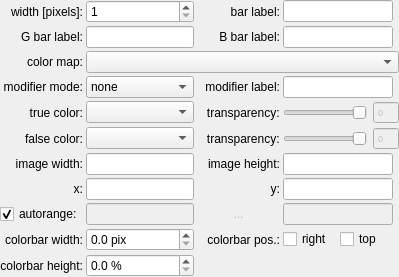
    <widget class="QWidget" name="widImage" native="true">
     <layout class="QGridLayout" name="gridLayout_5" rowminimumheight="0,0,0,0,0,0,0,0,0,0,0">
      <property name="margin">
       <number>0</number>
      </property>
      <property name="spacing">
       <number>3</number>
      </property>
      <item row="8" column="1">
       <widget class="QFDoubleEdit" name="edtImageMin">
        <property name="enabled">
         <bool>false</bool>
        </property>
       </widget>
      </item>
      <item row="5" column="1">
       <widget class="ColorComboBox" name="cmbImageFalseColor">
        <property name="sizePolicy">
         <sizepolicy hsizetype="MinimumExpanding" vsizetype="Fixed">
          <horstretch>0</horstretch>
          <verstretch>0</verstretch>
         </sizepolicy>
        </property>
        <property name="minimumSize">
         <size>
          <width>80</width>
          <height>0</height>
         </size>
        </property>
       </widget>
      </item>
      <item row="6" column="1">
       <widget class="QFDoubleEdit" name="edtImageWidth">
        <property name="sizePolicy">
         <sizepolicy hsizetype="MinimumExpanding" vsizetype="Fixed">
          <horstretch>0</horstretch>
          <verstretch>0</verstretch>
         </sizepolicy>
        </property>
       </widget>
      </item>
      <item row="8" column="2">
       <widget class="QLabel" name="labImageRange">
        <property name="enabled">
         <bool>false</bool>
        </property>
        <property name="text">
         <string>&lt;center&gt;...&lt;/center&gt;</string>
        </property>
        <property name="alignment">
         <set>Qt::AlignRight|Qt::AlignTrailing|Qt::AlignVCenter</set>
        </property>
       </widget>
      </item>
      <item row="0" column="0">
       <widget class="QLabel" name="label_54">
        <property name="text">
         <string>width [pixels]:</string>
        </property>
        <property name="alignment">
         <set>Qt::AlignRight|Qt::AlignTrailing|Qt::AlignVCenter</set>
        </property>
       </widget>
      </item>
      <item row="6" column="3">
       <widget class="QFDoubleEdit" name="edtImageHeight">
        <property name="sizePolicy">
         <sizepolicy hsizetype="MinimumExpanding" vsizetype="Fixed">
          <horstretch>0</horstretch>
          <verstretch>0</verstretch>
         </sizepolicy>
        </property>
       </widget>
      </item>
      <item row="5" column="2">
       <widget class="QLabel" name="labTransparencyFalse">
        <property name="text">
         <string>   transparency:</string>
        </property>
       </widget>
      </item>
      <item row="6" column="2">
       <widget class="QLabel" name="label_56">
        <property name="text">
         <string>image height:</string>
        </property>
        <property name="alignment">
         <set>Qt::AlignRight|Qt::AlignTrailing|Qt::AlignVCenter</set>
        </property>
       </widget>
      </item>
      <item row="8" column="3">
       <widget class="QFDoubleEdit" name="edtImageMax">
        <property name="enabled">
         <bool>false</bool>
        </property>
       </widget>
      </item>
      <item row="4" column="1">
       <widget class="ColorComboBox" name="cmbImageTrueColor">
        <property name="sizePolicy">
         <sizepolicy hsizetype="MinimumExpanding" vsizetype="Fixed">
          <horstretch>0</horstretch>
          <verstretch>0</verstretch>
         </sizepolicy>
        </property>
        <property name="minimumSize">
         <size>
          <width>80</width>
          <height>0</height>
         </size>
        </property>
       </widget>
      </item>
      <item row="4" column="2">
       <widget class="QLabel" name="labTransparencyTrue">
        <property name="text">
         <string>   transparency:</string>
        </property>
       </widget>
      </item>
      <item row="5" column="0">
       <widget class="QLabel" name="labFalseColor">
        <property name="text">
         <string>false color:</string>
        </property>
        <property name="alignment">
         <set>Qt::AlignRight|Qt::AlignTrailing|Qt::AlignVCenter</set>
        </property>
       </widget>
      </item>
      <item row="4" column="0">
       <widget class="QLabel" name="labTrueColor">
        <property name="text">
         <string>true color:</string>
        </property>
        <property name="alignment">
         <set>Qt::AlignRight|Qt::AlignTrailing|Qt::AlignVCenter</set>
        </property>
       </widget>
      </item>
      <item row="0" column="1">
       <widget class="QSpinBox" name="spinImageWidth">
        <property name="sizePolicy">
         <sizepolicy hsizetype="MinimumExpanding" vsizetype="Fixed">
          <horstretch>0</horstretch>
          <verstretch>0</verstretch>
         </sizepolicy>
        </property>
        <property name="minimum">
         <number>1</number>
        </property>
        <property name="maximum">
         <number>10000</number>
        </property>
       </widget>
      </item>
      <item row="2" column="0">
       <widget class="QLabel" name="labColormap">
        <property name="text">
         <string>color map:</string>
        </property>
        <property name="alignment">
         <set>Qt::AlignRight|Qt::AlignTrailing|Qt::AlignVCenter</set>
        </property>
       </widget>
      </item>
      <item row="2" column="1" colspan="5">
       <widget class="JKQTPMathImageColorPalette" name="cmbColormap">
        <property name="sizePolicy">
         <sizepolicy hsizetype="MinimumExpanding" vsizetype="Fixed">
          <horstretch>0</horstretch>
          <verstretch>0</verstretch>
         </sizepolicy>
        </property>
        <property name="minimumSize">
         <size>
          <width>80</width>
          <height>0</height>
         </size>
        </property>
       </widget>
      </item>
      <item row="7" column="0">
       <widget class="QLabel" name="label_61">
        <property name="text">
         <string>x:</string>
        </property>
        <property name="alignment">
         <set>Qt::AlignRight|Qt::AlignTrailing|Qt::AlignVCenter</set>
        </property>
       </widget>
      </item>
      <item row="7" column="1">
       <widget class="QFDoubleEdit" name="edtImageX">
        <property name="sizePolicy">
         <sizepolicy hsizetype="MinimumExpanding" vsizetype="Fixed">
          <horstretch>0</horstretch>
          <verstretch>0</verstretch>
         </sizepolicy>
        </property>
       </widget>
      </item>
      <item row="7" column="2">
       <widget class="QLabel" name="label_62">
        <property name="text">
         <string>y:</string>
        </property>
        <property name="alignment">
         <set>Qt::AlignRight|Qt::AlignTrailing|Qt::AlignVCenter</set>
        </property>
       </widget>
      </item>
      <item row="7" column="3">
       <widget class="QFDoubleEdit" name="edtImageY">
        <property name="sizePolicy">
         <sizepolicy hsizetype="MinimumExpanding" vsizetype="Fixed">
          <horstretch>0</horstretch>
          <verstretch>0</verstretch>
         </sizepolicy>
        </property>
       </widget>
      </item>
      <item row="8" column="0">
       <widget class="QCheckBox" name="chkImageAutorange">
        <property name="text">
         <string>autorange:</string>
        </property>
        <property name="checked">
         <bool>true</bool>
        </property>
       </widget>
      </item>
      <item row="0" column="2">
       <widget class="QLabel" name="labColorbarLabel">
        <property name="text">
         <string>bar label:</string>
        </property>
        <property name="alignment">
         <set>Qt::AlignRight|Qt::AlignTrailing|Qt::AlignVCenter</set>
        </property>
       </widget>
      </item>
      <item row="6" column="0">
       <widget class="QLabel" name="label_64">
        <property name="text">
         <string>image width:</string>
        </property>
        <property name="alignment">
         <set>Qt::AlignRight|Qt::AlignTrailing|Qt::AlignVCenter</set>
        </property>
       </widget>
      </item>
      <item row="0" column="3">
       <widget class="QLineEdit" name="edtColorbarLabel">
        <property name="sizePolicy">
         <sizepolicy hsizetype="MinimumExpanding" vsizetype="Fixed">
          <horstretch>0</horstretch>
          <verstretch>0</verstretch>
         </sizepolicy>
        </property>
       </widget>
      </item>
      <item row="9" column="0">
       <widget class="QLabel" name="label_65">
        <property name="text">
         <string>colorbar width:</string>
        </property>
        <property name="alignment">
         <set>Qt::AlignRight|Qt::AlignTrailing|Qt::AlignVCenter</set>
        </property>
       </widget>
      </item>
      <item row="9" column="1">
       <widget class="QDoubleSpinBox" name="spinColorbarWidth">
        <property name="sizePolicy">
         <sizepolicy hsizetype="MinimumExpanding" vsizetype="Fixed">
          <horstretch>0</horstretch>
          <verstretch>0</verstretch>
         </sizepolicy>
        </property>
        <property name="suffix">
         <string> pix</string>
        </property>
        <property name="decimals">
         <number>1</number>
        </property>
        <property name="maximum">
         <double>100000.000000000000000</double>
        </property>
       </widget>
      </item>
      <item row="9" column="2">
       <widget class="QLabel" name="label_66">
        <property name="text">
         <string>colorbar pos.:</string>
        </property>
        <property name="alignment">
         <set>Qt::AlignRight|Qt::AlignTrailing|Qt::AlignVCenter</set>
        </property>
       </widget>
      </item>
      <item row="9" column="3">
       <layout class="QHBoxLayout" name="horizontalLayout_21">
        <item>
         <widget class="QCheckBox" name="chkImageColorbarRight">
          <property name="text">
           <string>right</string>
          </property>
         </widget>
        </item>
        <item>
         <widget class="QCheckBox" name="chkImageColorbarTop">
          <property name="text">
           <string>top</string>
          </property>
         </widget>
        </item>
       </layout>
      </item>
      <item row="10" column="0">
       <widget class="QLabel" name="label_67">
        <property name="text">
         <string>colorbar height:</string>
        </property>
        <property name="alignment">
         <set>Qt::AlignRight|Qt::AlignTrailing|Qt::AlignVCenter</set>
        </property>
       </widget>
      </item>
      <item row="10" column="1">
       <widget class="QDoubleSpinBox" name="spinColorbarHeight">
        <property name="sizePolicy">
         <sizepolicy hsizetype="MinimumExpanding" vsizetype="Fixed">
          <horstretch>0</horstretch>
          <verstretch>0</verstretch>
         </sizepolicy>
        </property>
        <property name="suffix">
         <string> %</string>
        </property>
        <property name="decimals">
         <number>1</number>
        </property>
        <property name="maximum">
         <double>100.000000000000000</double>
        </property>
       </widget>
      </item>
      <item row="3" column="0">
       <widget class="QLabel" name="labModifierMode">
        <property name="text">
         <string>modifier mode:</string>
        </property>
        <property name="alignment">
         <set>Qt::AlignRight|Qt::AlignTrailing|Qt::AlignVCenter</set>
        </property>
       </widget>
      </item>
      <item row="3" column="1">
       <widget class="QComboBox" name="cmbModifierMode">
        <item>
         <property name="text">
          <string>none</string>
         </property>
        </item>
        <item>
         <property name="text">
          <string>value</string>
         </property>
        </item>
        <item>
         <property name="text">
          <string>saturation</string>
         </property>
        </item>
        <item>
         <property name="text">
          <string>alpha</string>
         </property>
        </item>
       </widget>
      </item>
      <item row="3" column="2">
       <widget class="QLabel" name="labColorbarLabelMod">
        <property name="text">
         <string>modifier label:</string>
        </property>
        <property name="alignment">
         <set>Qt::AlignRight|Qt::AlignTrailing|Qt::AlignVCenter</set>
        </property>
       </widget>
      </item>
      <item row="3" column="3">
       <widget class="QLineEdit" name="edtColorbarLabelMod">
        <property name="sizePolicy">
         <sizepolicy hsizetype="MinimumExpanding" vsizetype="Fixed">
          <horstretch>0</horstretch>
          <verstretch>0</verstretch>
         </sizepolicy>
        </property>
       </widget>
      </item>
      <item row="5" column="3" colspan="3">
       <widget class="QWidget" name="widFalseTransparency" native="true">
        <layout class="QHBoxLayout" name="horizontalLayout_19">
         <property name="margin">
          <number>0</number>
         </property>
         <item>
          <widget class="QSlider" name="sliderImageFalseColor">
           <property name="sizePolicy">
            <sizepolicy hsizetype="MinimumExpanding" vsizetype="Fixed">
             <horstretch>0</horstretch>
             <verstretch>0</verstretch>
            </sizepolicy>
           </property>
           <property name="minimumSize">
            <size>
             <width>32</width>
             <height>0</height>
            </size>
           </property>
           <property name="maximum">
            <number>255</number>
           </property>
           <property name="singleStep">
            <number>5</number>
           </property>
           <property name="pageStep">
            <number>50</number>
           </property>
           <property name="orientation">
            <enum>Qt::Horizontal</enum>
           </property>
           <property name="invertedAppearance">
            <bool>true</bool>
           </property>
           <property name="invertedControls">
            <bool>false</bool>
           </property>
           <property name="tickPosition">
            <enum>QSlider::NoTicks</enum>
           </property>
           <property name="tickInterval">
            <number>50</number>
           </property>
          </widget>
         </item>
         <item>
          <widget class="QSpinBox" name="spinBox_9">
           <property name="enabled">
            <bool>false</bool>
           </property>
           <property name="font">
            <font>
             <pointsize>7</pointsize>
            </font>
           </property>
           <property name="buttonSymbols">
            <enum>QAbstractSpinBox::NoButtons</enum>
           </property>
           <property name="maximum">
            <number>255</number>
           </property>
          </widget>
         </item>
        </layout>
       </widget>
      </item>
      <item row="4" column="3" colspan="3">
       <widget class="QWidget" name="widTrueTransparency" native="true">
        <layout class="QHBoxLayout" name="horizontalLayout_20">
         <property name="margin">
          <number>0</number>
         </property>
         <item>
          <widget class="QSlider" name="sliderImageTrueColor">
           <property name="sizePolicy">
            <sizepolicy hsizetype="MinimumExpanding" vsizetype="Fixed">
             <horstretch>0</horstretch>
             <verstretch>0</verstretch>
            </sizepolicy>
           </property>
           <property name="minimumSize">
            <size>
             <width>32</width>
             <height>0</height>
            </size>
           </property>
           <property name="maximum">
            <number>255</number>
           </property>
           <property name="singleStep">
            <number>5</number>
           </property>
           <property name="pageStep">
            <number>50</number>
           </property>
           <property name="orientation">
            <enum>Qt::Horizontal</enum>
           </property>
           <property name="invertedAppearance">
            <bool>true</bool>
           </property>
           <property name="invertedControls">
            <bool>false</bool>
           </property>
           <property name="tickPosition">
            <enum>QSlider::NoTicks</enum>
           </property>
           <property name="tickInterval">
            <number>50</number>
           </property>
          </widget>
         </item>
         <item>
          <widget class="QSpinBox" name="spinBox_10">
           <property name="enabled">
            <bool>false</bool>
           </property>
           <property name="font">
            <font>
             <pointsize>7</pointsize>
            </font>
           </property>
           <property name="buttonSymbols">
            <enum>QAbstractSpinBox::NoButtons</enum>
           </property>
           <property name="maximum">
            <number>255</number>
           </property>
          </widget>
         </item>
        </layout>
       </widget>
      </item>
      <item row="1" column="0">
       <widget class="QLabel" name="labColorbarLabelG">
        <property name="text">
         <string>G bar label:</string>
        </property>
        <property name="alignment">
         <set>Qt::AlignRight|Qt::AlignTrailing|Qt::AlignVCenter</set>
        </property>
       </widget>
      </item>
      <item row="1" column="2">
       <widget class="QLabel" name="labColorbarLabelB">
        <property name="text">
         <string>B bar label:</string>
        </property>
        <property name="alignment">
         <set>Qt::AlignRight|Qt::AlignTrailing|Qt::AlignVCenter</set>
        </property>
       </widget>
      </item>
      <item row="1" column="1">
       <widget class="QLineEdit" name="edtColorbarLabelG">
        <property name="sizePolicy">
         <sizepolicy hsizetype="MinimumExpanding" vsizetype="Fixed">
          <horstretch>0</horstretch>
          <verstretch>0</verstretch>
         </sizepolicy>
        </property>
       </widget>
      </item>
      <item row="1" column="3">
       <widget class="QLineEdit" name="edtColorbarLabelB">
        <property name="sizePolicy">
         <sizepolicy hsizetype="MinimumExpanding" vsizetype="Fixed">
          <horstretch>0</horstretch>
          <verstretch>0</verstretch>
         </sizepolicy>
        </property>
       </widget>
      </item>
     </layout>
    </widget>
